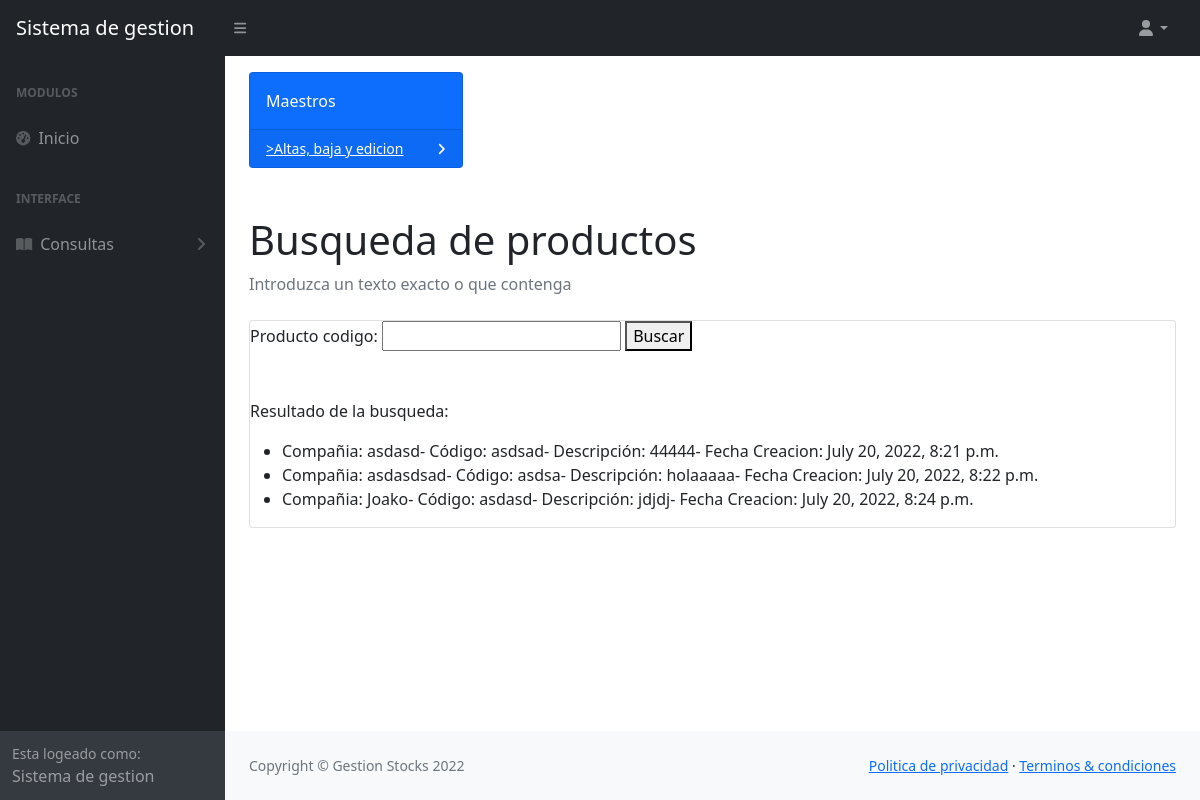
Screenshot of /busqueda/ with the database file from the repository.
### vistas/models.py (models this page shows, shortened)
class Producto(models.Model):
    producto_cia = models.CharField(max_length=15)
    producto_codigo = models.CharField(max_length=10)
    producto_descripcion = models.CharField(max_length=30)
    producto_cantidad = models.IntegerField(null=0) #siempre empiezo en 0
    producto_costo = models.IntegerField(null=0)
    producto_fecha = models.DateTimeField(null=True)

### vistas/views.py (the view)
# urls.py: path('busqueda/' ,busqueda_producto, name = 'busqueda_producto')
def busqueda_producto(request):
    id_producto = request.GET.get('producto_codigo')
    if id_producto:
        productos_listado = Producto.objects.filter(producto_codigo=id_producto)
    else:
        productos_listado = Producto.objects.all()
        form = FormBusquedaProducto()
    form = FormBusquedaProducto()
    return render(request, 'busqueda_producto.html', {'form':form,'productos_listado':productos_listado} )

### vistas/forms.py
class FormBusquedaProducto(forms.Form):
    producto_codigo = forms.CharField(max_length=30)

### Templates/busqueda_producto.html (shortened to what this page needs)
{% extends 'index.html' %}
{% block sub_titulo %}
<h1 class="mt-4">Busqueda de productos</h1>
{% endblock sub_titulo %}
{% block sub_titulo_2 %}
<li class="breadcrumb-item active">Introduzca un texto exacto o que contenga</li>
{% endblock sub_titulo_2 %}
{% block link %}href={% url 'maestro' %}>{% endblock link %}
{% block campos %}
{% block accion %}
    <form action= {% url 'busqueda_producto' %}>
{% endblock accion %}
{% block informacion %}
        {{form}}
        <button>Buscar</button>
<p>Resultado de la busqueda:</p>
    {% if productos_listado %}
    <ul>
        {%for producto in productos_listado%}
        <li>Compañia: {{producto.producto_cia}}- Código: {{producto.producto_codigo}}- Descripción: {{producto.producto_descripcion}}- Fecha Creacion: {{producto.producto_fecha}}</li>
        {% endfor %}
    </ul>
    {% else %}
    No se encontraron datos. Reintente.
    {% endif %}
{% endblock informacion %}
{% endblock campos %}

### rows the page displays
Producto: producto_cia "asdasd", producto_codigo "asdsad", producto_descripcion "44444", producto_fecha "July 20, 2022, 8:21 p.m."
Producto: producto_cia "asdasdsad", producto_codigo "asdsa", producto_descripcion "holaaaaa", producto_fecha "July 20, 2022, 8:22 p.m."
Producto: producto_cia "Joako", producto_codigo "asdasd", producto_descripcion "jdjdj", producto_fecha "July 20, 2022, 8:24 p.m."
